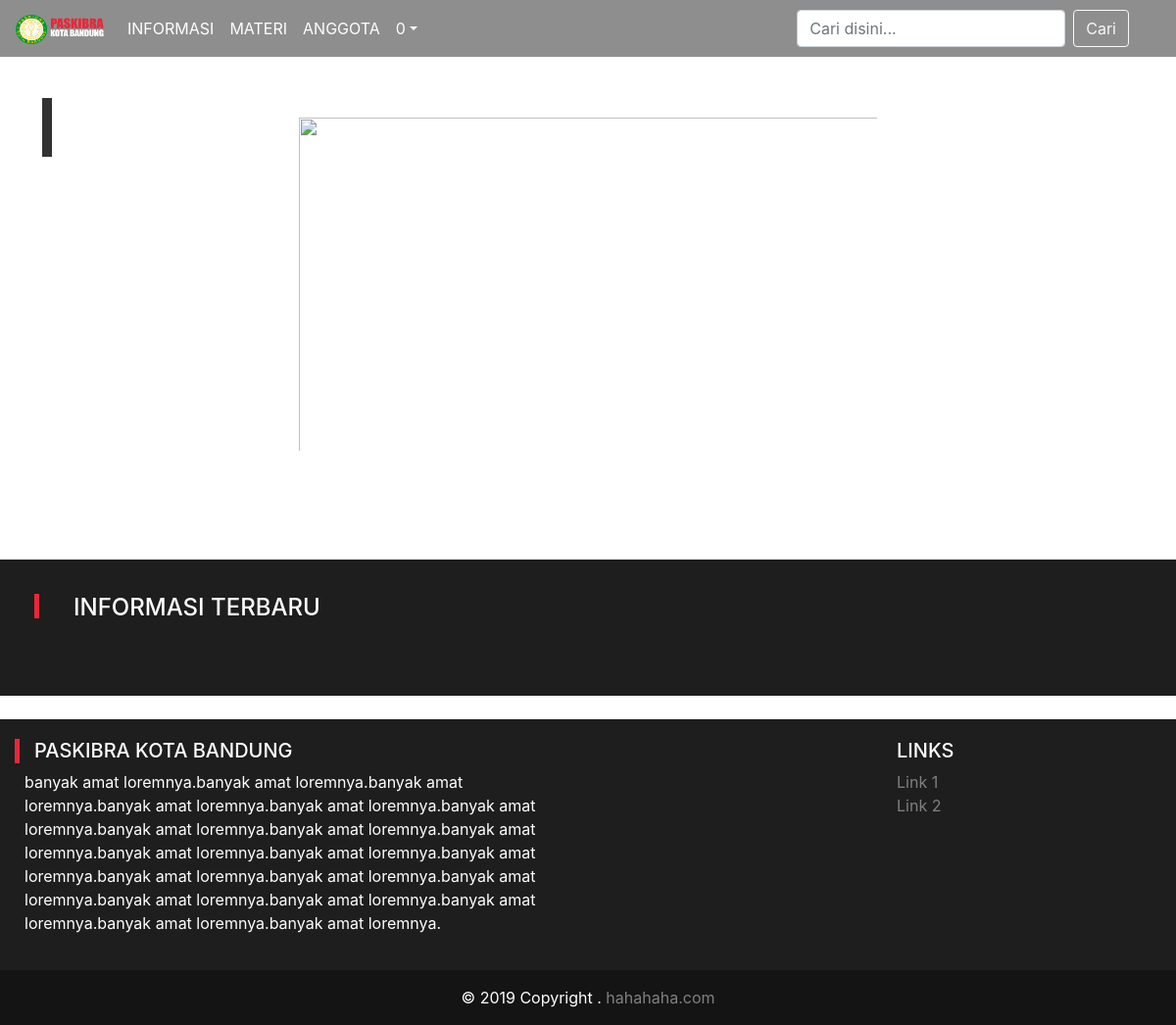
/x/postingan.php (signed in), run on an earlier commit of the app's database.
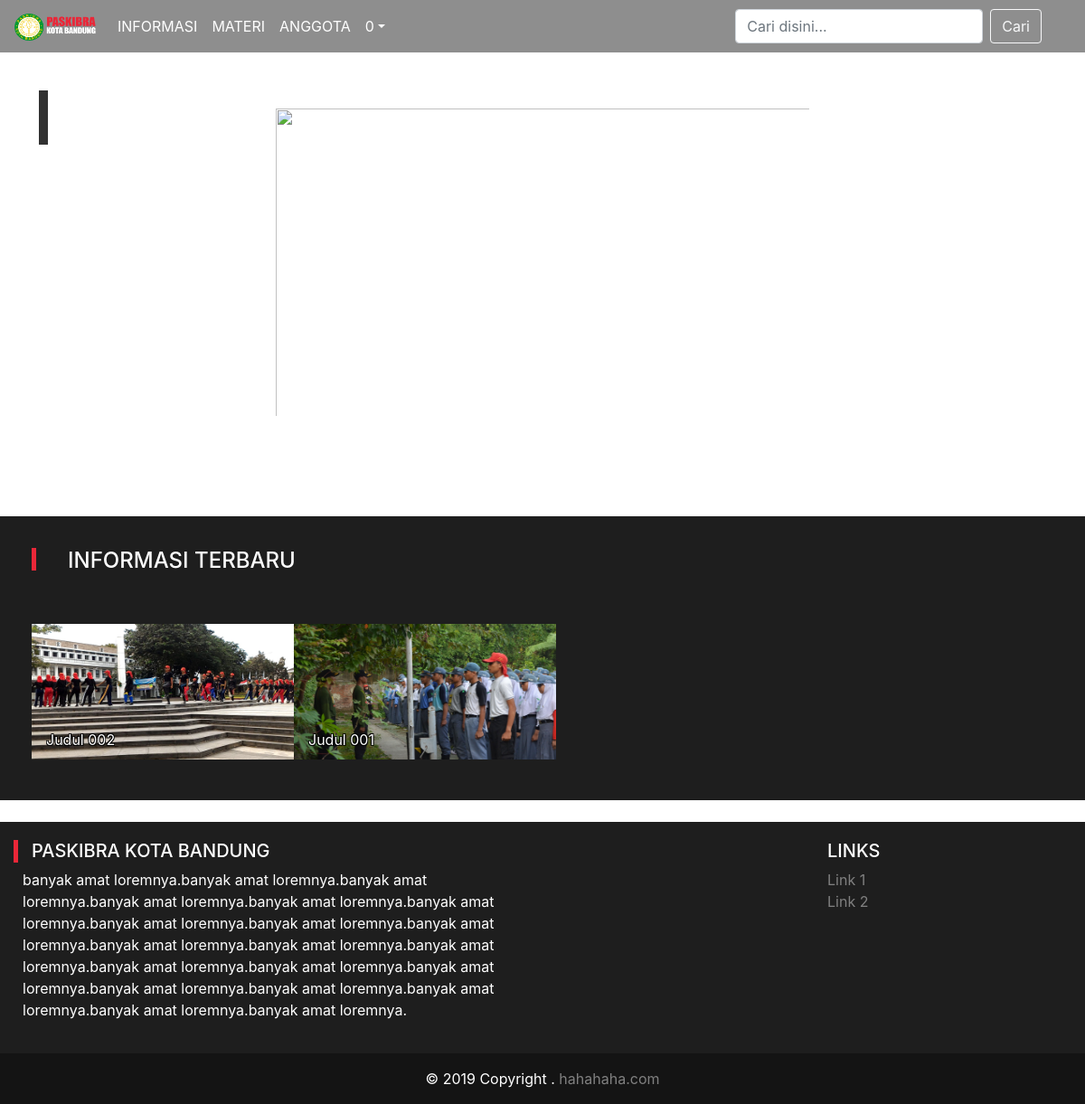
And on a later commit of the database.
### tables this page shows
CREATE TABLE `informasi` (
  `id_informasi` int(5) NOT NULL,
  `judul` varchar(50) NOT NULL,
  `waktu` varchar(10) NOT NULL,
  `gambar` varchar(50) NOT NULL,
  `isi_postingan` text NOT NULL
);

### x/postingan.php (the view, shortened to what the changed rows need)
<!doctype html>
<html lang="en">
<html>
<head>
  <link rel="stylesheet" href="css/style.css">
  <link rel="stylesheet" href="css/bootstrap.min.css">
</head>
<body>
    <?php
      include ('koneksi.php');
    ?>
        <div style="padding: 35px 35px 35px 35px ; background-color: rgb(30,30,30);" class="container-fluid">
          <div class="row">
          <?php
            $tampil2 = "SELECT * FROM informasi ORDER BY id_informasi DESC LIMIT 8";
            $hasil2 = mysqli_query($koneksi, $tampil2);
            while ($row2 = mysqli_fetch_array($hasil2)){
              echo "<div class='col-md-3'><a href='postingan.php?id=$row2[id_informasi]'>";
              echo "<div class='imgcontainer'>";
              echo "<img id='img_div3' src='img/".$row2['gambar']."' alt='Snow' style='width:100%;'>";
              echo "<div class='bottom-left'>".$row2['judul'];
              echo "</div></div></a></div>";
            }
          ?>
        </div>
      </div>
</body>
</html>

What changed in the data, as far as the page shows it:
added informasi: gambar (picture), judul "Judul 002"
added informasi: gambar (picture), judul "Judul 001"
